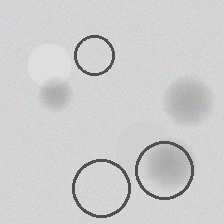
#> input picture p24/data/test/dent/dent_000.png, 224 x 224 px
$ python particle_analyzer.py ../../p24/data/test/dent/dent_000.png 100 100 1.0 ../../p24/data/test/dent/dent_001.png 1.0
#> lines starting #> are read from the running program, lines starting #| are printed output that depends on the picture; after the words box and inside, x2 and y2 are one past the last pixel; in counts of white or black regions, pixels touching at a corner belong together
import cv2
import numpy as np
import json
import sys
import base64
from io import BytesIO
from PIL import Image

def analyze_particles(image_path, min_area=50, max_area=5000, fg_threshold=0.5, use_adaptive=False, scale_factor=1.0):
#> called with image_path = '../../p24/data/test/dent/dent_000.png', min_area = 100, max_area = 100, fg_threshold = 1, use_adaptive = False, scale_factor = 1
    img = cv2.imread(image_path)
#> img is the input picture: shape (224, 224, 3); mean B, G, R 206, 206, 206
    if img is None:
        return json.dumps({"error": "无法读取图像"})

    gray = cv2.cvtColor(img, cv2.COLOR_BGR2GRAY)
    blurred = cv2.GaussianBlur(gray, (5, 5), 0)
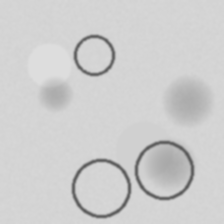
#> blurred: shape (224, 224); min 90, max 221, mean 206

    if use_adaptive:
        thresh = cv2.adaptiveThreshold(blurred, 255, cv2.ADAPTIVE_THRESH_GAUSSIAN_C,
                                       cv2.THRESH_BINARY_INV, 11, 2)
    else:
        _, thresh = cv2.threshold(blurred, 0, 255, cv2.THRESH_BINARY_INV + cv2.THRESH_OTSU)
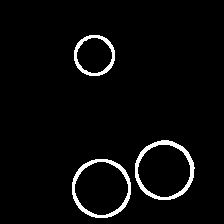
#> thresh: shape (224, 224); 3.6% white; 3 white regions, box (x1, y1, x2, y2) and area: (135, 140, 195, 200) 724, (72, 159, 131, 218) 668, (74, 35, 115, 76) 429

    kernel = np.ones((3, 3), np.uint8)
    opening = cv2.morphologyEx(thresh, cv2.MORPH_OPEN, kernel, iterations=2)
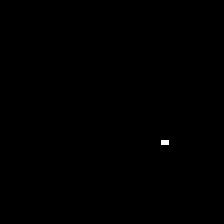
#> opening: shape (224, 224); 0.08% white; 1 white region, box (x1, y1, x2, y2) and area: (161, 140, 169, 145) 40

    closing = cv2.morphologyEx(opening, cv2.MORPH_CLOSE, kernel, iterations=1)

    sure_bg = cv2.dilate(closing, kernel, iterations=2)
#> sure_bg: shape (224, 224); 0.22% white; 1 white region, box (x1, y1, x2, y2) and area: (159, 138, 171, 147) 108

    dist_transform = cv2.distanceTransform(closing, cv2.DIST_L2, 5)

    dist_norm = cv2.normalize(dist_transform, None, 0, 1.0, cv2.NORM_MINMAX)

    _, sure_fg = cv2.threshold(dist_norm, fg_threshold, 1.0, cv2.THRESH_BINARY)
#> sure_fg: shape (224, 224) float32; every value is 0
    sure_fg = (sure_fg * 255).astype(np.uint8)
#> sure_fg: shape (224, 224); every value is 0

    dist_local_max = cv2.dilate(dist_transform, kernel, iterations=1)
    local_max = (dist_transform == dist_local_max) & (dist_transform > 0)
#> local_max: shape (224, 224) bool; 0.01% white in thin lines or dots, all inside (x1, y1, x2, y2) = (163, 142, 167, 143)
    sure_fg_combined = sure_fg | (local_max.astype(np.uint8) * 255)

    unknown = cv2.subtract(sure_bg, sure_fg_combined)
#> unknown: shape (224, 224); 0.21% white; 1 white region, box (x1, y1, x2, y2) and area: (159, 138, 171, 147) 104

    _, markers = cv2.connectedComponents(sure_fg_combined)
    markers = markers + 1
    markers[unknown == 255] = 0

    markers = cv2.watershed(img, markers)
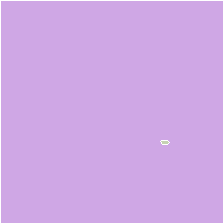
#> markers: shape (224, 224) int32; 3 distinct labels, from -1 to 2; one colour per label, 0 black, -1 white

    particles = []
    unique_markers = np.unique(markers)
#> unique_markers = [-1, 1, 2]

    for marker in unique_markers:
        if marker <= 1:
            continue

        mask = np.zeros(gray.shape, dtype=np.uint8)
        mask[markers == marker] = 255

        contours, _ = cv2.findContours(mask, cv2.RETR_EXTERNAL, cv2.CHAIN_APPROX_SIMPLE)

        if len(contours) == 0:
            continue

        contour = contours[0]
        area_px = cv2.contourArea(contour)

        if area_px < min_area or area_px > max_area:
            continue

        perimeter_px = cv2.arcLength(contour, True)

        if perimeter_px == 0:
            continue

        area = area_px * scale_factor * scale_factor
        perimeter = perimeter_px * scale_factor
        circularity = 4 * np.pi * (area / (perimeter * perimeter))

        M = cv2.moments(contour)
        if M["m00"] != 0:
            cx = int(M["m10"] / M["m00"])
            cy = int(M["m01"] / M["m00"])
        else:
            cx, cy = 0, 0

        particles.append({
            "id": int(marker),
            "area": float(area),
            "area_px": float(area_px),
            "perimeter": float(perimeter),
            "perimeter_px": float(perimeter_px),
            "circularity": float(circularity),
            "centroid": {"x": cx, "y": cy},
            "contour": [[int(p[0][0]), int(p[0][1])] for p in contour]
        })

        cv2.drawContours(img, [contour], -1, (0, 255, 0), 2)
        cv2.circle(img, (cx, cy), 3, (0, 0, 255), -1)
#> this loop made 3 passes
#> marker on pass 1: -1
#> mask: shape (224, 224); 0.04% white; 1 white region, box (x1, y1, x2, y2) and area: (161, 141, 169, 144) 20
#> after the loop, particles = []

    _, buffer = cv2.imencode('.png', img)
    annotated_image = base64.b64encode(buffer).decode('utf-8')

    result = {
        "particles": particles,
        "annotated_image": annotated_image,
        "total_count": len(particles),
        "scale_factor": scale_factor,
        "statistics": {
            "min_area": float(min([p["area"] for p in particles])) if particles else 0,
            "max_area": float(max([p["area"] for p in particles])) if particles else 0,
            "avg_area": float(np.mean([p["area"] for p in particles])) if particles else 0,
            "avg_circularity": float(np.mean([p["circularity"] for p in particles])) if particles else 0
        }
    }

    return json.dumps(result)

if __name__ == "__main__":
    if len(sys.argv) < 2:
        print(json.dumps({"error": "缺少图像路径参数"}))
        sys.exit(1)

    image_path = sys.argv[1]
    min_area = int(sys.argv[2]) if len(sys.argv) > 2 else 50
    max_area = int(sys.argv[3]) if len(sys.argv) > 3 else 5000
    fg_threshold = float(sys.argv[4]) if len(sys.argv) > 4 else 0.5
    use_adaptive = sys.argv[5].lower() == 'true' if len(sys.argv) > 5 else False
    scale_factor = float(sys.argv[6]) if len(sys.argv) > 6 else 1.0

    result = analyze_particles(image_path, min_area, max_area, fg_threshold, use_adaptive, scale_factor)
    print(result)
#> (printed output is left out)
